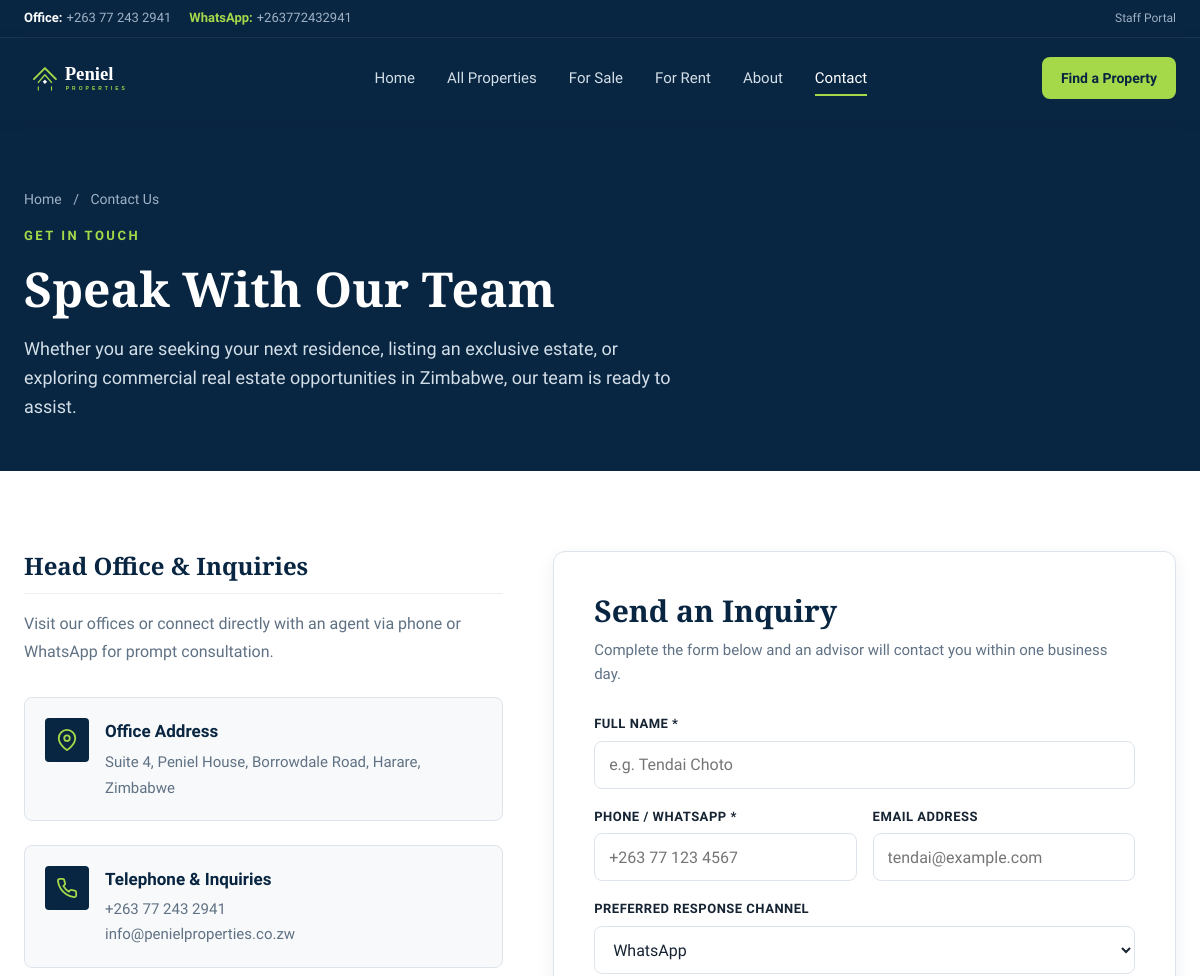
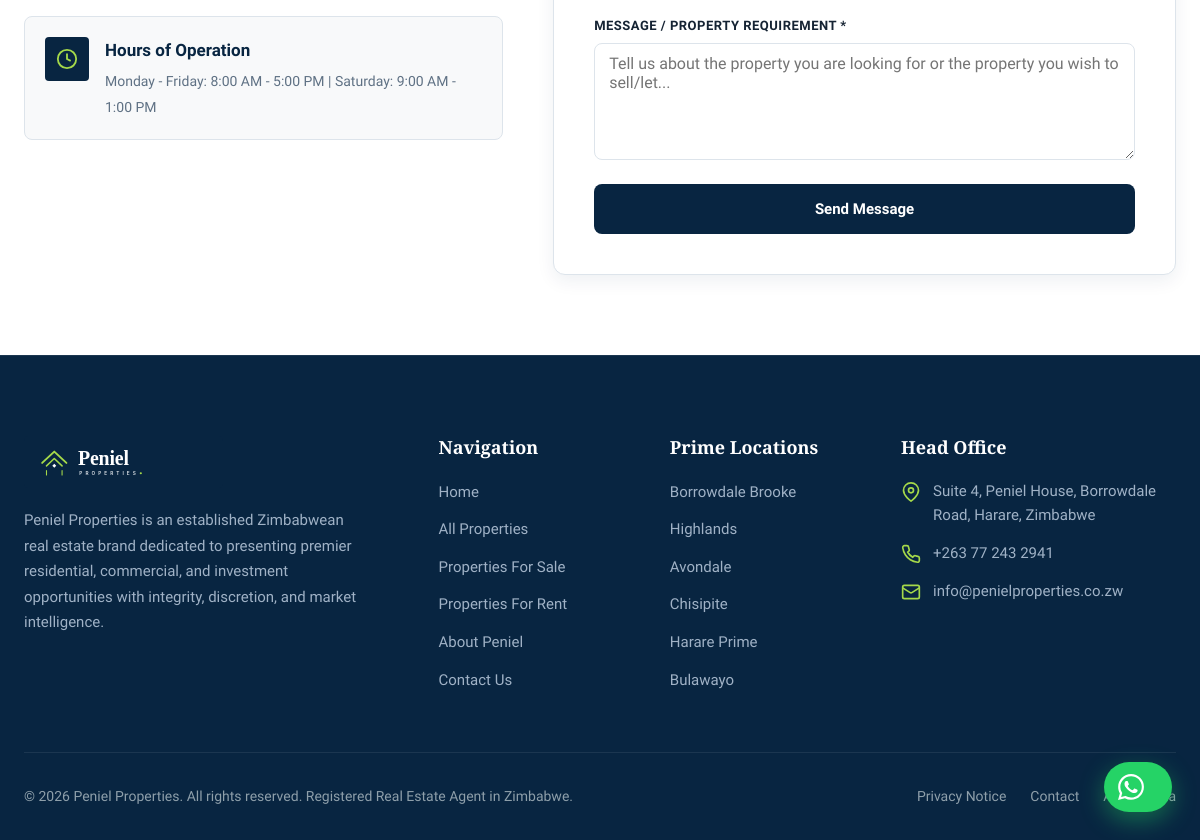
The page /contact.php on the database its author committed (2 pictures, top to bottom).
### tables this page shows
CREATE TABLE `site_settings` (
  `id` INT UNSIGNED AUTO_INCREMENT PRIMARY KEY,
  `setting_key` VARCHAR(80) NOT NULL UNIQUE,
  `setting_value` TEXT NULL,
  `setting_group` VARCHAR(40) NOT NULL DEFAULT 'general',
  `updated_at` TIMESTAMP DEFAULT CURRENT_TIMESTAMP ON UPDATE CURRENT_TIMESTAMP
);

### app/helpers/helpers.php (called while the page is built, shortened)
<?php
function e(?string $value): string {
    return htmlspecialchars($value ?? '', ENT_QUOTES, 'UTF-8');
}
function url(string $path = ''): string {
    $path = ltrim($path, '/');
    return rtrim(BASE_URL, '/') . ($path !== '' ? '/' . $path : '');
}
function asset(string $path = ''): string {
    return url($path);
}
function get_whatsapp_url(string $phone, string $message): string {
    $cleanPhone = preg_replace('/[^0-9]/', '', $phone);
    return 'https://wa.me/' . $cleanPhone . '?text=' . rawurlencode($message);
}
function get_setting(string $key, string $default = ''): string {
    $db = get_db_connection();
    try {
        $stmt = $db->prepare("SELECT setting_value FROM site_settings WHERE setting_key = ? LIMIT 1");
        $stmt->execute([$key]);
        $val = $stmt->fetchColumn();
        return ($val !== false && $val !== null) ? $val : $default;
    } catch (Exception $e) {
        return $default;
    }
}

### contact.php (the view, shortened to what this page needs)
<?php
require_once __DIR__ . '/app/helpers/helpers.php';
$activePage = 'contact';
$contactSuccess = false;
$companyAddress = get_setting('office_address', COMPANY_ADDRESS);
$companyHours = get_setting('working_hours', 'Monday - Friday: 8:00 AM - 5:00 PM | Saturday: 9:00 AM - 1:00 PM');
require_once __DIR__ . '/app/includes/header.php';
?>
<div style="background-color: var(--color-deep-navy); color: var(--color-white); padding: 70px 0 50px;">
  <div class="container">
    <div class="breadcrumbs" style="color: #A0B2C6; margin-bottom: 12px;">
      <a href="<?= url() ?>" style="color: #A0B2C6;">Home</a> &nbsp;/&nbsp; <span>Contact Us</span>
    </div>
    <span class="section-subtitle" style="color: var(--color-lime);">Get In Touch</span>
    <h1 style="color: var(--color-white); font-size: 3rem; margin-bottom: 16px;">Speak With Our Team</h1>
    <p style="color: #D3DFE8; font-size: 1.125rem; max-width: 650px;">
      Whether you are seeking your next residence, listing an exclusive estate, or exploring commercial real estate opportunities in Zimbabwe, our team is ready to assist.
    </p>
  </div>
</div>
<section class="section">
  <div class="container">
    <div class="contact-layout">
      <div>
        <h2 class="detail-section-title">Head Office & Inquiries</h2>
        <p style="color: var(--color-text-muted); margin-bottom: 32px; font-size: 1rem; line-height: 1.7;">
          Visit our offices or connect directly with an agent via phone or WhatsApp for prompt consultation.
        </p>
        <div style="display: flex; gap: 16px; margin-bottom: 24px; padding: 20px; border-radius: var(--radius-md); background: var(--color-off-white); border: 1px solid var(--color-border);">
          <div style="width: 44px; height: 44px; border-radius: var(--radius-sm); background: var(--color-deep-navy); color: var(--color-lime); display: flex; align-items: center; justify-content: center; flex-shrink: 0;">
            <svg width="22" height="22" viewBox="0 0 24 24" fill="none" stroke="currentColor" stroke-width="2">
              <path d="M21 10c0 7-9 13-9 13s-9-6-9-13a9 9 0 0 1 18 0z"></path>
              <circle cx="12" cy="10" r="3"></circle>
            </svg>
          </div>
          <div>
            <strong style="display: block; font-size: 1.0625rem; color: var(--color-deep-navy); margin-bottom: 4px;">Office Address</strong>
            <span style="color: var(--color-text-muted); font-size: 0.9375rem;"><?= e($companyAddress) ?></span>
          </div>
        </div>
        <div style="display: flex; gap: 16px; margin-bottom: 24px; padding: 20px; border-radius: var(--radius-md); background: var(--color-off-white); border: 1px solid var(--color-border);">
          <div style="width: 44px; height: 44px; border-radius: var(--radius-sm); background: var(--color-deep-navy); color: var(--color-lime); display: flex; align-items: center; justify-content: center; flex-shrink: 0;">
          </div>
          <div>
            <strong style="display: block; font-size: 1.0625rem; color: var(--color-deep-navy); margin-bottom: 4px;">Telephone & Inquiries</strong>
            <span style="color: var(--color-text-muted); font-size: 0.9375rem; display: block;"><?= e($companyPhone) ?></span>
            <span style="color: var(--color-text-muted); font-size: 0.9375rem;"><?= e($companyEmail) ?></span>
          </div>
        </div>
        <div style="display: flex; gap: 16px; margin-bottom: 32px; padding: 20px; border-radius: var(--radius-md); background: var(--color-off-white); border: 1px solid var(--color-border);">
          <div style="width: 44px; height: 44px; border-radius: var(--radius-sm); background: var(--color-deep-navy); color: var(--color-lime); display: flex; align-items: center; justify-content: center; flex-shrink: 0;">
            <svg width="22" height="22" viewBox="0 0 24 24" fill="none" stroke="currentColor" stroke-width="2">
              <circle cx="12" cy="12" r="10"></circle>
              <polyline points="12 6 12 12 16 14"></polyline>
            </svg>
          </div>
          <div>
            <strong style="display: block; font-size: 1.0625rem; color: var(--color-deep-navy); margin-bottom: 4px;">Hours of Operation</strong>
            <span style="color: var(--color-text-muted); font-size: 0.875rem;"><?= e($companyHours) ?></span>
          </div>
        </div>
      </div>
      <div class="contact-form-card">
        <h2 style="font-size: 1.875rem; margin-bottom: 8px;">Send an Inquiry</h2>
        <p style="color: var(--color-text-muted); font-size: 0.9375rem; margin-bottom: 28px;">
          Complete the form below and an advisor will contact you within one business day.
        </p>
        <?php if ($contactSuccess): ?>
          <div class="site-toast site-toast-success" data-site-toast role="status" aria-live="polite">
            <span class="site-toast-icon">
              <svg width="15" height="15" viewBox="0 0 24 24" fill="none" stroke="currentColor" stroke-width="3" stroke-linecap="round" stroke-linejoin="round"><path d="M20 6 9 17l-5-5"></path></svg>
            </span>
            <span class="site-toast-body">
              <strong class="site-toast-title">Inquiry received</strong>
              <span class="site-toast-text">Thank you! Your message has been received. A Peniel Properties representative will contact you shortly.</span>
            </span>
            <button type="button" class="site-toast-close" aria-label="Dismiss notification">&times;</button>
          </div>
          <div class="alert alert-success">
            Thank you! Your message has been received. A Peniel Properties representative will contact you shortly.
          </div>
        <?php else: ?>
          <form action="" method="POST">
            <div class="form-group" style="margin-bottom: 18px;">
              <label class="form-label" for="contactName">Full Name *</label>
              <input type="text" id="contactName" name="name" class="form-control" required placeholder="e.g. Tendai Choto">
            </div>
            <div class="contact-inputs-row">
              <div class="form-group">
                <label class="form-label" for="contactPhone">Phone / WhatsApp *</label>
                <input type="tel" id="contactPhone" name="phone" class="form-control" required placeholder="+263 77 123 4567">
              </div>
              <div class="form-group">
                <label class="form-label" for="contactEmail">Email Address</label>
                <input type="email" id="contactEmail" name="email" class="form-control" placeholder="tendai@example.com">
              </div>
            </div>
            <div class="form-group" style="margin-bottom: 18px;">
              <label class="form-label" for="contactMethod">Preferred Response Channel</label>
              <select id="contactMethod" name="preferred_method" class="form-control">
                <option value="whatsapp">WhatsApp</option>
              </select>
            </div>
            <div class="form-group" style="margin-bottom: 24px;">
              <label class="form-label" for="contactMsg">Message / Property Requirement *</label>
              <textarea id="contactMsg" name="message" class="form-control" rows="5" style="height: auto;" required placeholder="Tell us about the property you are looking for or the property you wish to sell/let..."></textarea>
            </div>
            <button type="submit" name="submit_contact" value="1" class="btn btn-primary" style="width: 100%; height: 50px;">
              Send Message
            </button>
          </form>
        <?php endif; ?>
      </div>
    </div>
  </div>
</section>
<?php require_once __DIR__ . '/app/includes/footer.php'; ?>

### app/includes/header.php (shortened to what this page needs)
<?php
require_once __DIR__ . '/../helpers/helpers.php';
$activePage = $activePage ?? '';
$companyPhone = get_setting('contact_phone', COMPANY_PHONE);
$companyWhatsapp = get_setting('whatsapp_number', COMPANY_WHATSAPP);
$companyEmail = get_setting('contact_email', COMPANY_EMAIL);
?>
<!DOCTYPE html>
<html lang="en">
<head>
  <link rel="stylesheet" href="<?= asset('assets/css/style.css') ?>">
</head>
<body>
  <div class="site-topbar">
    <div class="container topbar-inner">
      <div class="topbar-contacts">
        <span class="topbar-contact-item"><strong style="color: var(--color-white);">Office:</strong> <?= e($companyPhone) ?></span>
        <span class="topbar-contact-item"><strong style="color: var(--color-lime);">WhatsApp:</strong> <?= e($companyWhatsapp) ?></span>
      </div>
      <div class="topbar-portal">
        <a href="<?= url('admin/login.php') ?>">Staff Portal</a>
      </div>
    </div>
  </div>
  <header class="site-header">
    <div class="container header-inner">
      <a href="<?= url() ?>" class="header-brand" aria-label="Peniel Properties Homepage">
        <img src="<?= asset(LOGO_WHITE) ?>" alt="Peniel Properties Logo">
      </a>
      <nav class="nav-desktop" aria-label="Main Navigation">
        <a href="<?= url() ?>" class="nav-link <?= $activePage === 'home' ? 'active' : '' ?>">Home</a>
        <a href="<?= url('properties.php') ?>" class="nav-link <?= $activePage === 'properties' ? 'active' : '' ?>">All Properties</a>
        <a href="<?= url('properties.php?category=sale') ?>" class="nav-link <?= $activePage === 'sale' ? 'active' : '' ?>">For Sale</a>
        <a href="<?= url('properties.php?category=rent') ?>" class="nav-link <?= $activePage === 'rent' ? 'active' : '' ?>">For Rent</a>
        <a href="<?= url('about.php') ?>" class="nav-link <?= $activePage === 'about' ? 'active' : '' ?>">About</a>
        <a href="<?= url('contact.php') ?>" class="nav-link <?= $activePage === 'contact' ? 'active' : '' ?>">Contact</a>
      </nav>
      <div class="header-cta-group">
        <a href="<?= url('properties.php') ?>" class="btn btn-lime btn-sm header-desktop-cta">Find a Property</a>
      </div>
    </div>
  </header>

### app/includes/footer.php (shortened to what this page needs)
<?php
$companyPhone = get_setting('contact_phone', COMPANY_PHONE);
$companyWhatsapp = get_setting('whatsapp_number', COMPANY_WHATSAPP);
$companyEmail = get_setting('contact_email', COMPANY_EMAIL);
$companyAddress = get_setting('office_address', COMPANY_ADDRESS);
?>
  <footer class="site-footer">
    <div class="container">
      <div class="footer-top">
        <div class="footer-brand">
          <img src="<?= asset(LOGO_MAIN) ?>" alt="Peniel Properties" style="max-height: 60px;">
          <p class="footer-desc">
            Peniel Properties is an established Zimbabwean real estate brand dedicated to presenting premier residential, commercial, and investment opportunities with integrity, discretion, and market intelligence.
          </p>
        </div>
        <div>
          <h3 class="footer-col-title">Navigation</h3>
          <ul class="footer-links">
            <li><a href="<?= url() ?>" class="footer-link">Home</a></li>
            <li><a href="<?= url('properties.php') ?>" class="footer-link">All Properties</a></li>
            <li><a href="<?= url('properties.php?category=sale') ?>" class="footer-link">Properties For Sale</a></li>
            <li><a href="<?= url('properties.php?category=rent') ?>" class="footer-link">Properties For Rent</a></li>
            <li><a href="<?= url('about.php') ?>" class="footer-link">About Peniel</a></li>
            <li><a href="<?= url('contact.php') ?>" class="footer-link">Contact Us</a></li>
          </ul>
        </div>
        <div>
          <h3 class="footer-col-title">Prime Locations</h3>
          <ul class="footer-links">
            <li><a href="<?= url('properties.php?suburb=Borrowdale+Brooke') ?>" class="footer-link">Borrowdale Brooke</a></li>
            <li><a href="<?= url('properties.php?suburb=Highlands') ?>" class="footer-link">Highlands</a></li>
            <li><a href="<?= url('properties.php?suburb=Avondale') ?>" class="footer-link">Avondale</a></li>
            <li><a href="<?= url('properties.php?suburb=Chisipite') ?>" class="footer-link">Chisipite</a></li>
            <li><a href="<?= url('properties.php?city=Harare') ?>" class="footer-link">Harare Prime</a></li>
            <li><a href="<?= url('properties.php?city=Bulawayo') ?>" class="footer-link">Bulawayo</a></li>
          </ul>
        </div>
        <div>
          <h3 class="footer-col-title">Head Office</h3>
          <div class="footer-contact-item">
            <svg class="footer-contact-icon" width="20" height="20" viewBox="0 0 24 24" fill="none" stroke="currentColor" stroke-width="2">
              <path d="M21 10c0 7-9 13-9 13s-9-6-9-13a9 9 0 0 1 18 0z"></path>
              <circle cx="12" cy="10" r="3"></circle>
            </svg>
            <span><?= e($companyAddress) ?></span>
          </div>
          <div class="footer-contact-item">
            <span><?= e($companyPhone) ?></span>
          </div>
          <div class="footer-contact-item">
            <svg class="footer-contact-icon" width="20" height="20" viewBox="0 0 24 24" fill="none" stroke="currentColor" stroke-width="2">
              <rect x="2" y="4" width="20" height="16" rx="2"></rect>
              <path d="m22 7-8.97 5.7a1.94 1.94 0 0 1-2.06 0L2 7"></path>
            </svg>
            <span><?= e($companyEmail) ?></span>
          </div>
        </div>
      </div>
      <div class="footer-bottom">
        <div>
          &copy; <?= date('Y') ?> <?= e(SITE_NAME) ?>. All rights reserved. Registered Real Estate Agent in Zimbabwe.
        </div>
        <div style="display: flex; gap: 24px;">
          <a href="<?= url('about.php') ?>" style="color: #8E9FAA;">Privacy Notice</a>
          <a href="<?= url('contact.php') ?>" style="color: #8E9FAA;">Contact</a>
          <a href="<?= url('admin/login.php') ?>" style="color: #8E9FAA;">Admin Area</a>
        </div>
      </div>
    </div>
  </footer>
  <a href="<?= get_whatsapp_url($companyWhatsapp, 'Hello Peniel Properties, I am inquiring about available properties.') ?>"
     target="_blank"
     class="whatsapp-fab"
     aria-label="Chat with Peniel Properties on WhatsApp"
     title="Chat with us on WhatsApp">
  </a>
</body>
</html>

### rows shown on the page
site_settings: setting_value "+263 77 243 2941"
site_settings: setting_value "+263772432941"
site_settings: setting_value "Suite 4, Peniel House, Borrowdale Road, Harare, Zimbabwe"
site_settings: setting_value "info@penielproperties.co.zw"
site_settings: setting_value "Monday - Friday: 8:00 AM - 5:00 PM | Saturday: 9:00 AM - 1:00 PM"

### other values the page prints
SITE_NAME "Peniel Properties"
